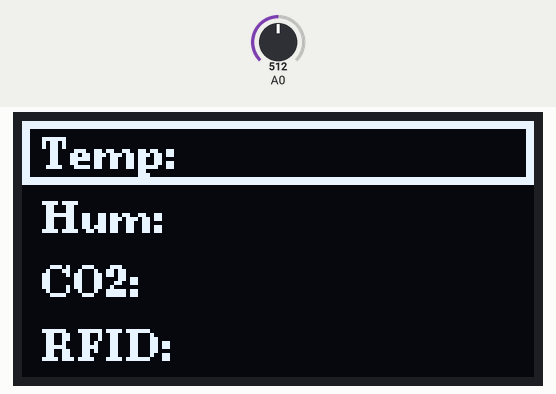
Bench run of a sketch on a simulated ESP8266 (Wemos D1 mini). Parts: 128×64 one-colour display. The test bench sets the inputs (shaded band); at power-on: A0 = 512. WiFi joins after 1.5 s; servers stay silent unless stated; what the sketch prints to the serial monitor is not drawn.

Above: at 2.7 s.
2.8 s: A0 set to 788
At 3.2 s:
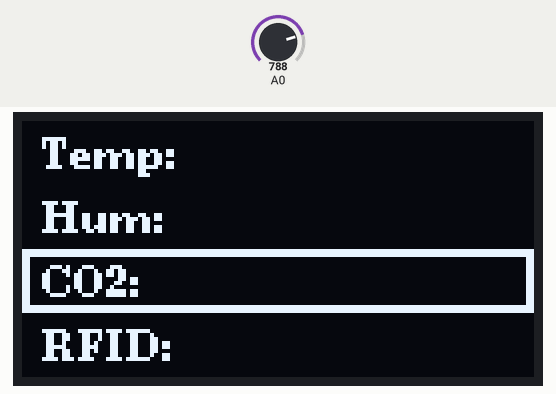
4.3 s: A0 set to 809
At 5.5 s:
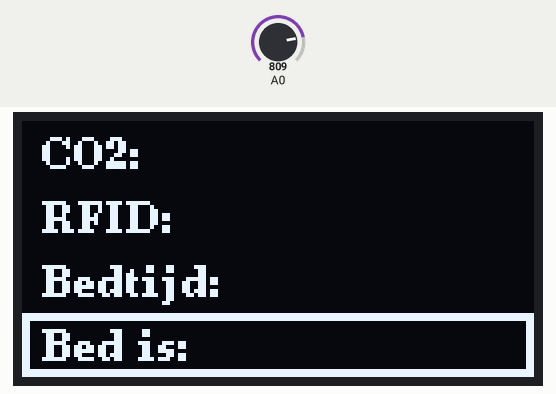
5.8 s: A0 set to 790
At 6.4 s:
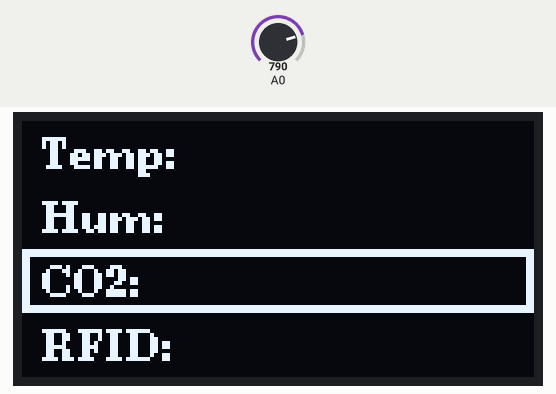
7.3 s: A0 set to 810
At 8.7 s:
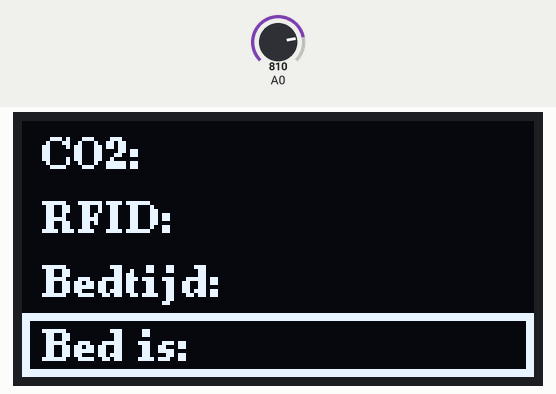
Timing chart, 0 to 9.8 s (numbered marks = the images above; inputs shaded):
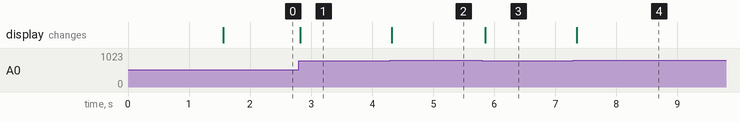

The sketch:

Speciaalbeheerder.ino
```cpp
#include <Wire.h>
#include <U8g2lib.h>
#include <Arduino.h>
#include <ESP8266WiFi.h>
#include <WiFiClient.h>

const char* ssid = "blinkywifi";
const char* password = "";
const int serverPort = 8080;

// U8G2 constructor for SSD1306 128x64 OLED via I2C
U8G2_SSD1306_128X64_NONAME_F_HW_I2C u8g2(U8G2_R0, /* reset=*/U8X8_PIN_NONE, /* clock=*/D2, /* data=*/D3);

WiFiServer server(serverPort);
char buffer[300];           // Buffer om ontvangen data op te slaan
bool dataReceived = false;  // Vlag om aan te geven dat data is ontvangen

// Strings om de waarden op te slaan
String values[6] = { "", "", "", "", "", "" };  // Initiële waarden zijn leeg

void setup() {
  Serial.begin(115200);
  u8g2.begin();

  // Connect naar WiFi
  Serial.println();
  Serial.print("Connecting to ");
  Serial.println(ssid);
  WiFi.begin(ssid, password);
  while (WiFi.status() != WL_CONNECTED) {
    Serial.print(".");
    delay(500);
  }
  Serial.println("");
  Serial.println("WiFi connected");
  Serial.println("IP address: ");
  Serial.println(WiFi.localIP());
  Serial.print(WiFi.localIP());
  Serial.println("/");

  // Start the server
  server.begin();
  Serial.println("Server started");
}

void loop() {
  // Check for client connection and read data
  WiFiClient client = server.available();
  if (client) {
    Serial.println("New client connected");
    int pos = 0;

    while (client.connected()) {
      if (client.available() > 0) {
        char c = client.read();
        if (c == '\r' || c == '\n') {
          if (pos > 0) {
            buffer[pos] = '\0';      // Null-terminate the buffer
            Serial.println(buffer);  // Received message uitlezen

            // Process the buffer and extract key-value pairs
            char* token = strtok(buffer, ",");
            int index = 0;
            while (token != NULL && index < 6) {
              char key[100];
              char val[100];
              sscanf(token, "%49[^:]: %49s", key, val);  // Use correct format specifier
              values[index] = val;
              token = strtok(NULL, ",");
              index++;
            }

            dataReceived = true;  // Set flag to true when data is received
            client.println("Ack");
            break;
          }
        } else {
          buffer[pos++] = c;
          // Check voor bufferoverflow
          if (pos >= sizeof(buffer) - 1) {
            pos = sizeof(buffer) - 1;
          }
        }
      }
    }
    client.stop();
  }

  // Update het display altijd, ongeacht of er nieuwe data ontvangen is
  updateDisplay();
}

void updateDisplay() {
  u8g2.clearBuffer();                  // Clear the internal memory
  u8g2.setFont(u8g2_font_ncenB08_tr);  // Choose a suitable font

  // Lees de analoge waarde
  int analogValue = analogRead(A0);

  // Serial.println(analogValue);

  // Bepaal de positie van de hoverbalk op basis van de analoge waarde
  int hoverY = 0;
  int offset = 0;

  if (analogValue >= 900) {
    hoverY = 4 * 16;  // Positie 6
    offset = 1;
  } else if (analogValue >= 800 && analogValue < 900) {
    hoverY = 3 * 16;  // Positie 5
    offset = 1;
  } else if (analogValue >= 700 && analogValue < 800) {
    hoverY = 2 * 16;  // Positie 4
  } else if (analogValue >= 600 && analogValue < 700) {
    hoverY = 1 * 16;  // Positie 3
  } else if (analogValue >= 500 && analogValue < 600) {
    hoverY = 0;  // Positie 2
  }

  // Hoverbalk tekenen
  u8g2.setDrawColor(1);                  // Zet de kleur naar wit
  u8g2.drawBox(0, hoverY, 128, 16);      // Tekent een witte balk
  u8g2.setDrawColor(0);                  // Zet de kleur naar zwart
  u8g2.drawBox(2, hoverY + 2, 124, 12);  // Tekent een kleinere zwarte balk binnenin voor een grijze rand

  // Tekst binnen elke positie met ontvangen waarden
  u8g2.setDrawColor(1);  // Zet de kleur naar wit

  if (offset == 0) {
    u8g2.setCursor(5, 12);  // Zet de cursor positie voor de eerste tekst
    u8g2.print("Temp: ");
    u8g2.print(values[0]);  // Toon de waarde van Temp

    u8g2.setCursor(5, 28);  // Zet de cursor positie voor de tweede tekst
    u8g2.print("Hum: ");
    u8g2.print(values[1]);  // Toon de waarde van Luchtvocht

    u8g2.setCursor(5, 44);  // Zet de cursor positie voor de derde tekst
    u8g2.print("CO2: ");
    u8g2.print(values[2]);  // Toon de waarde van CO2

    u8g2.setCursor(5, 60);  // Zet de cursor positie voor de vierde tekst
    u8g2.print("RFID: ");
    u8g2.print(values[3]);  // Toon de waarde van Laatst poging deur
  } else {
    u8g2.setCursor(5, 12);  // Zet de cursor positie voor de tweede tekst
    u8g2.print("CO2: ");
    u8g2.print(values[2]);  // Toon de waarde van Luchtvocht

    u8g2.setCursor(5, 28);  // Zet de cursor positie voor de derde tekst
    u8g2.print("RFID: ");
    u8g2.print(values[3]);  // Toon de waarde van CO2

    u8g2.setCursor(5, 44);  // Zet de cursor positie voor de vierde tekst
    u8g2.print("Bedtijd: ");
    u8g2.print(values[4]);  // Toon de waarde van Laatst poging deur

    u8g2.setCursor(5, 60);  // Zet de cursor positie voor de vijfde tekst
    u8g2.print("Bed is: ");
    // if(values[5] == "1"){
    // u8g2.print("droog");  // Toon de waarde van Tijd in bed
    // } else {
    u8g2.print(values[5]);
    // }
    // u8g2.setCursor(5, 76);  // Zet de cursor positie voor de zesde tekst
    // u8g2.print("Nat: ");
    // u8g2.print(values[5]);  // Toon de waarde van Nat
  }

  u8g2.sendBuffer();  // Transfer internal memory to the display
}
```

Measured:
- the behaviour switches between 799 and 800 on A0 (found by bisection; images 1 and 2)
- after the input at 2.8 s, the display: changes at once (image 1)
- after the input at 4.3 s, the display: changes at once (image 2)
- after the input at 5.8 s, the display: changes after 0.05 s (image 3)
- after the input at 7.3 s, the display: changes after 0.05 s (image 4)
